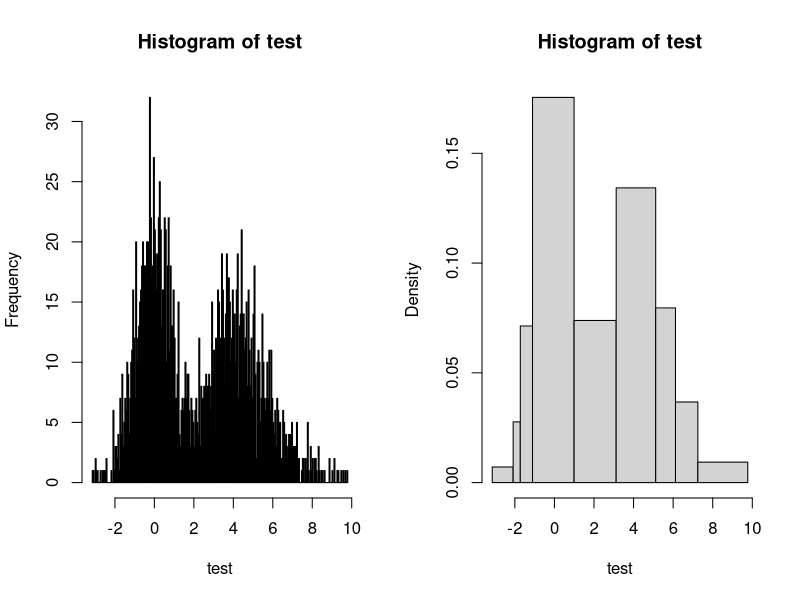
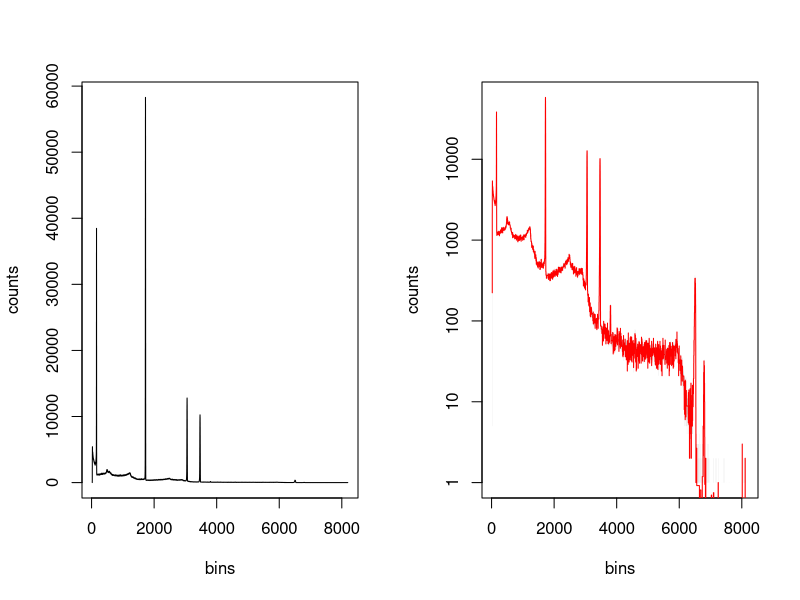

These charts were generated, in order, by the following R code: (Note: this script raises an error after producing the figures.)
## ---- chunk 1
library("repr")
options(warn=-1)# repr.plot.width=14, repr.plot.height=8) 
## ---- chunk 2
bayesian_blocks <- function(xs, prior=7.61, nn_vec=rep(1,length(xs))){
    
    
    xs <- sort(xs)
    begin <- xs[1]
    end <- xs[length(xs)]
    
    xs <- xs[!(nn_vec==0)]
    nn_vec <- nn_vec[!(nn_vec==0)]
    
    N <- length(xs)
    start <- xs[1]
    stop <- xs[N]
  
    blocks <- c(start, 0.5*(xs[2:N]+xs[1:N-1]), stop);
    block_length <- stop - blocks
    # ---------------------------------------------
    # Start with first data cell; add one cell at
    # each iteration
    # ---------------------------------------------

    best <- NULL 
    last <- NULL
    supp <- NULL
    
    for (R in 1:N){
    # Compute fit_vec : fitness of putative last block (end at R)
        arg_log <- block_length[1:R] - block_length[R+1]
        #arg_log[arg_log <= 0] <- Inf

        nn_cum_vec <- cumsum(nn_vec[R:1])
        nn_cum_vec <- nn_cum_vec[R:1]
        
        fit_vec <- nn_cum_vec * (log(nn_cum_vec) - log(arg_log))
        fit_vec <- fit_vec - prior
        
        supp <- c(0, best) + fit_vec
        
        best <- c(best, max(supp))
        last <- c(last, which.max(supp))
         
}    
    
    #---------------------------------------------
    # Now find changepoints by iteratively peeling off the last block
    #---------------------------------------------
    index <- last[N]

    change_points <- NULL

    while(index > 1){
        change_points <- c(index, change_points)
        index <- last[index - 1]
    }
    
#     change_points <- c(change_points, blocks[1])
    
    return(c(begin, blocks[change_points], end))
}
## ---- chunk 3
test <- c(rnorm(1000, 0, 1), rgamma(1000, 9, 2))
test <- test[(test > -5) & (test < 10)]
test <- sort(test)
## ---- chunk 4
cp_h <- bayesian_blocks(test, prior=7.61)
cp_h
## ---- chunk 5
options(repr.plot.width=18, repr.plot.height=8) 
par(mfrow=c(1,2))

h_t  <- hist(test, breaks=200)

h_bb <- hist(test, breaks=cp_h )

## ---- chunk 6

## ---- chunk 7

## ---- chunk 8
data   <- read.table("./Data/B19036_AmCsCo_20180316.dat", skip=2)
counts <- data[,1]
bins   <- c(0:8191)

# Preliminary computation: start data at the first non-empty bin

idx    <- which(counts >0)[1]
counts <- counts[idx:length(counts)]
bins   <- bins[idx:length(bins)]
## ---- chunk 9
options(repr.plot.width=6, repr.plot.height=4)  #to set graph size

plot(bins, counts, type='s')#, xlim=c(6520,6545))

## ---- chunk 10
ncp_prior <- c(1, 1.3, 2, 2.5, 3.2, 4)
#ncp_prior <- 7.61

## ---- chunk 11
#create histogram

rebin_bb <- function(bins, counts, change_points){
    
    rebin <- NULL
    y <- 0
    dn <- bins[2]-bins[1]
    n <- 1
    
    N <- length(bins)
    start <- bins[1]
    stop <- bins[N]

    mids <- c(0.5*(bins[2:N]+bins[1:N-1]), stop)

    for (i in 1:(length(counts))){
        y <- y + (dn*counts[i])
        ifelse( mids[i] %in% change_points,
                {y <- y/n
                 rebin <- c(rebin, y)
                 y <- 0
                 n <- 1},
                 n <- n+1
        )
    }
    return(rebin)
}
## ---- chunk 12
#create histogram

rebin_bb <- function(bins, counts, change_points){
    
    rebin <- NULL
    y <- 0
    dn <- bins[2]-bins[1]
    
    for (i in 1:(length(change_points)-1)){
        ifelse( ( bins < change_points[i+1] ) & ( bins > change_points[i] ),
               { y <- sum(counts[bins < change_points[i+1] & bins > change_points[i]])
                 y <- y/(dn*length(counts[bins < change_points[i+1] & bins > change_points[i]]))
                 rebin <- c(rebin, y)},
               next
            )
    }
    return(c(0,rebin,0))
}
## ---- chunk 13
cp <- bayesian_blocks(xs = bins, prior=1, nn_vec = counts)
rebin <- rebin_bb(bins = bins, counts = counts, change_points = cp)
## ---- chunk 14
plot(bins, counts, col= 'grey', 
     type='s', lwd=0.1, log='y')
lines(cp, rebin, type='s', col='red')
#abline(v=cp, col='red')


## ---- chunk 15

## ---- chunk 16

## ---- chunk 17

## ---- chunk 18
par(mfrow=c(3,2), mar=c(3.5,3.5,0.5,0.5), oma=c(0.1,0.1,0.1,0.5), mgp=c(2.0,0.8,0))

for(i in 1:length(ncp_prior)) {
    cp <- bayesian_blocks(blocks = block_length, data = nn_vec, prior = ncp_prior[i])
    h  <- rebin_bb(data = data[,1], change_points = cp)
    plot(block_length[length(block_length):2], data[,1], col= 'grey', 
         type='s', log='y', lwd=0.1, main=ncp_prior[i])
    lines(cp, h, col='red', type='s', lwd=2)
}

## ---- chunk 19

## ---- chunk 20

## ---- chunk 21

## ---- chunk 22

## ---- chunk 23

## ---- chunk 24

## ---- chunk 25

## ---- chunk 26
# ---------------------------------------------
# Start with first data cell; add one cell at
# each iteration
# ---------------------------------------------
best <- NULL 
last <- NULL
supp <- NULL

for (R in 1:8193){
# Compute fit_vec : fitness of putative last block (end at R)
    arg_log <- block_length[1:R] - block_length[R+1]
    arg_log[arg_log <= 0] <- Inf
    
    nn_cum_vec <- cumsum(nn_vec[R:1])
    nn_cum_vec <- nn_cum_vec[R:1]
    
    fit_vec <- nn_cum_vec * (log(nn_cum_vec) - log(arg_log))
    
    supp <- c(0, best) + fit_vec - ncp_prior

    best <- c(best, max(supp))
    last <- c(last, which.max(supp))
}    
## ---- chunk 27
last
## ---- chunk 28
# #---------------------------------------------
# # Now find changepoints by iteratively peeling
# off the last block
# #---------------------------------------------
index <- last[length(nn_vec)]
change_points <- NULL

while (index > 1){
    change_points <- c(index, change_points)
    index <- last[index - 1]
}
change_points <- c(change_points, 8191)
## ---- chunk 29
plot(block_length[length(block_length):2], data[,1], col= 'red', type='s', log='y')
lines(change_points, c(rebin, rebin[length(rebin)]), col='green', type='s')

#plot(change_points, c(rebin, rebin[length(rebin)]), col='green', type='s')

## ---- chunk 30

## ---- chunk 31
bayesian_blocks <- function(blocks, data, prior=7.61){
    
    #data <- sort(data)
    #N <- length(data)
    
    # ---------------------------------------------
    # Start with first data cell; add one cell at
    # each iteration
    # ---------------------------------------------
    
    best <- NULL 
    last <- NULL
    supp <- NULL

    for (R in 1:length(blocks)){
    # Compute fit_vec : fitness of putative last block (end at R)
        arg_log <- blocks[1:R] - blocks[R+1]
        arg_log[arg_log <= 0] <- Inf
        
        nn_cum_vec <- cumsum(data[R:1])
        nn_cum_vec <- nn_cum_vec[R:1]
        
        fit_vec <- nn_cum_vec * (log(nn_cum_vec) - log(arg_log))
       
        supp <- c(0, best) + fit_vec - prior
        
        best <- c(best, max(supp))
        last <- c(last, which.max(supp))
         
}    

    # #---------------------------------------------
    # # Now find changepoints by iteratively peeling
    # off the last block
    # #---------------------------------------------
    index <- last[length(data)]
    change_points <- NULL

    while(index > 1){
        change_points <- c(index, change_points)
        index <- last[index - 1]
    }
    
    change_points <- c(change_points, blocks[1])
    
    return(change_points)
}
## ---- chunk 32
#create histogram

rebin_bb <- function(data, change_points){
    rebin <- NULL
    y <- NULL
    n <- 1

    for (i in 1:length(data)){
        y <- y + data[i]
        ifelse( i %in% change_points,
               {y <- y/n
                rebin <- c(rebin, y)
                y <- 0
                n <- 1},
                n <- n+1
        )
    }
    return(c(rebin, rebin[length(rebin)]))
}
